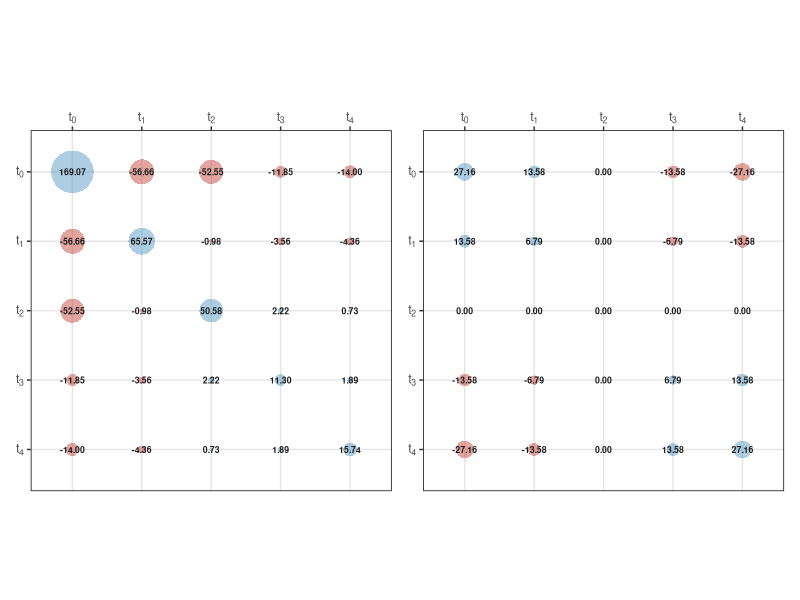
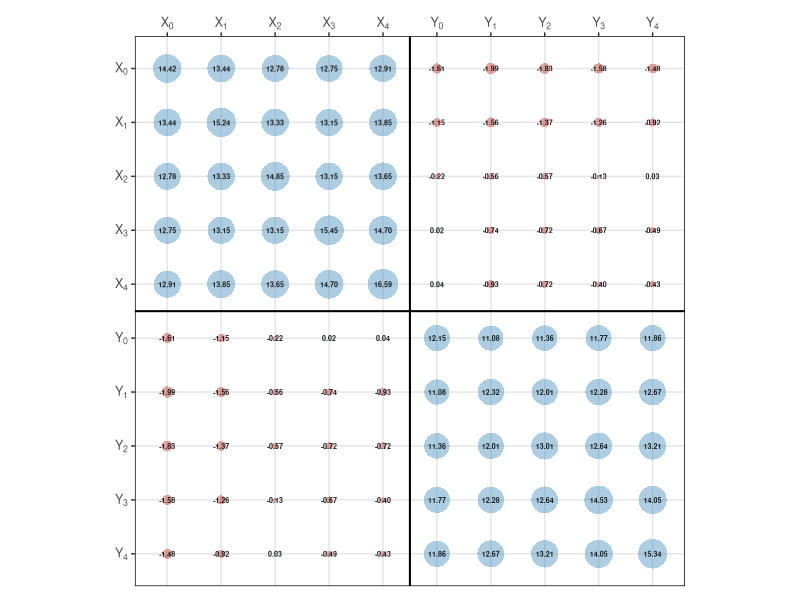
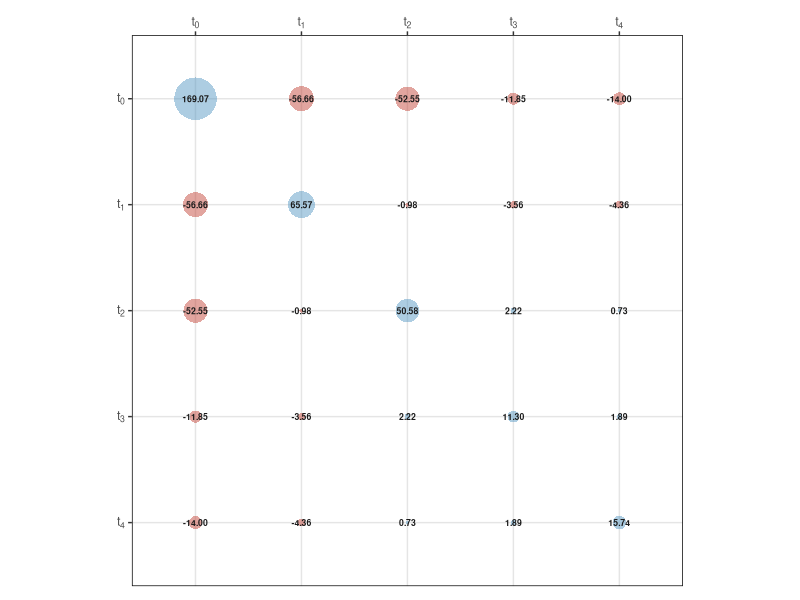
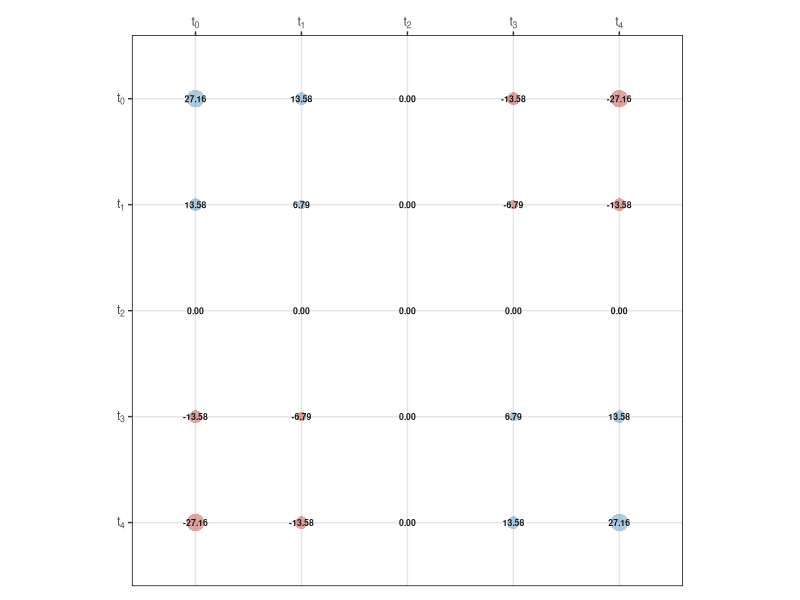
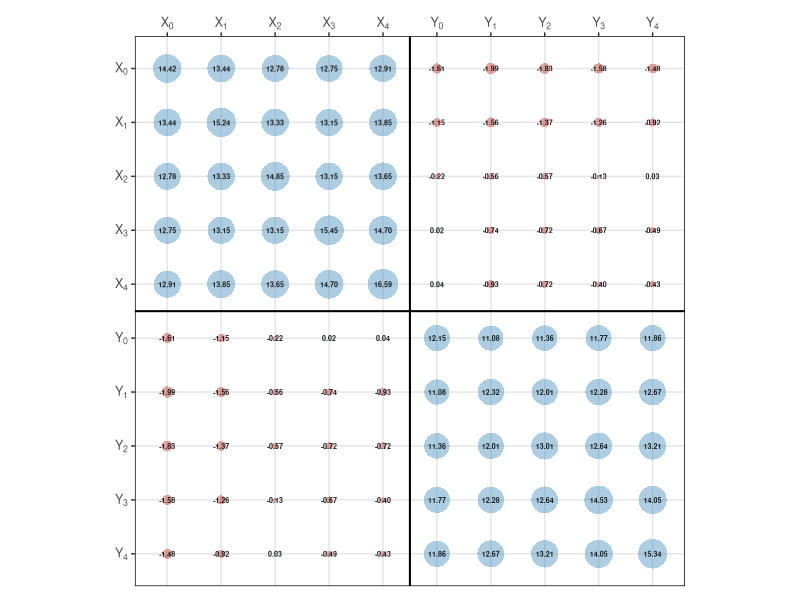

Source code (R) for these figures, in order:
# =============================================================================
# plot_weights_and_cov.R
#
# Panel 1 & 2 : 5x5 weight matrices (Strategy 1 & 2)
# Panel 3     : 10x10 joint variance/covariance matrix
#
#   - Size   : absolute value
#   - Colour : blue (positive) / red (negative)
#   - Text   : true value printed in centre of bubble
# =============================================================================

library(ggplot2)
library(dplyr)
library(patchwork)

T <- 5

# ── Weight matrices ───────────────────────────────────────────────────────────

W1 <- matrix(c(
  169.07, -56.66, -52.55, -11.85, -14.00,
  -56.66,  65.57,  -0.98,  -3.56,  -4.36,
  -52.55,  -0.98,  50.58,   2.22,   0.73,
  -11.85,  -3.56,   2.22,  11.30,   1.89,
  -14.00,  -4.36,   0.73,   1.89,  15.74
), nrow = T, byrow = TRUE)

W2 <- matrix(c(
   27.16,  13.58,  0.00, -13.58, -27.16,
   13.58,   6.79,  0.00,  -6.79, -13.58,
    0.00,   0.00,  0.00,   0.00,   0.00,
  -13.58,  -6.79,  0.00,   6.79,  13.58,
  -27.16, -13.58,  0.00,  13.58,  27.16
), nrow = T, byrow = TRUE)

# ── Joint variance/covariance matrix (10x10) ──────────────────────────────────

Sigma <- matrix(c(
  14.42, 13.44, 12.78, 12.75, 12.91, -1.61, -1.99, -1.83, -1.58, -1.48,
  13.44, 15.24, 13.33, 13.15, 13.85, -1.15, -1.56, -1.37, -1.26, -0.92,
  12.78, 13.33, 14.85, 13.15, 13.65, -0.22, -0.56, -0.57, -0.13,  0.03,
  12.75, 13.15, 13.15, 15.45, 14.70,  0.02, -0.74, -0.72, -0.67, -0.49,
  12.91, 13.85, 13.65, 14.70, 16.59,  0.04, -0.93, -0.72, -0.40, -0.43,
  -1.61, -1.15, -0.22,  0.02,  0.04, 12.15, 11.08, 11.36, 11.77, 11.86,
  -1.99, -1.56, -0.56, -0.74, -0.93, 11.08, 12.32, 12.01, 12.28, 12.67,
  -1.83, -1.37, -0.57, -0.72, -0.72, 11.36, 12.01, 13.01, 12.64, 13.21,
  -1.58, -1.26, -0.13, -0.67, -0.40, 11.77, 12.28, 12.64, 14.53, 14.05,
  -1.48, -0.92,  0.03, -0.49, -0.43, 11.86, 12.67, 13.21, 14.05, 15.34
), nrow = 2*T, byrow = TRUE)

# ── Labels ────────────────────────────────────────────────────────────────────

labels_T  <- paste0("t[", 0:(T-1), "]")
labels_2T <- c(paste0("X[", 0:(T-1), "]"), paste0("Y[", 0:(T-1), "]"))

# ── Helper: long-format data frame ───────────────────────────────────────────

make_df <- function(M, row_labs, col_labs) {
  n <- nrow(M)
  expand.grid(row = seq_len(n), col = seq_len(n)) |>
    mutate(
      val       = as.vector(M[cbind(row, col)]),
      row_label = factor(row_labs[row], levels = rev(row_labs)),
      col_label = factor(col_labs[col], levels = col_labs)
    )
}

df1    <- make_df(W1,    labels_T,  labels_T)
df2    <- make_df(W2,    labels_T,  labels_T)
df_cov <- make_df(Sigma, labels_2T, labels_2T)

# Size scales: shared for weight panels, separate for covariance
val_max_W   <- max(abs(W1), abs(W2))
val_max_cov <- max(abs(Sigma))

# ── Helper: build plot ────────────────────────────────────────────────────────

make_plot <- function(df,
                      val_max,
                      show_y_labels = TRUE,
                      max_size      = 14,
                      text_size     = 2.2,
                      sep_after     = NULL) {   # draw block separator after this col/row index
  p <- ggplot(df, aes(x = col_label, y = row_label)) +
    geom_point(
      aes(size = abs(val), colour = val > 0),
      shape = 16,
      alpha = 0.45
    ) +
    scale_colour_manual(
      values = c("TRUE" = "#4A90BF", "FALSE" = "#C0392B"),
      guide  = "none"
    ) +
    geom_text(
      aes(label = formatC(val, format = "f", digits = 2)),
      size     = text_size,
      colour   = "grey10",
      fontface = "bold"
    ) +
    scale_size_area(max_size = max_size, limits = c(0, val_max), guide = "none") +
    scale_x_discrete(labels = function(x) parse(text = x), position = "top") +
    scale_y_discrete(
      labels = if (show_y_labels) function(x) parse(text = x)
               else               function(x) rep("", length(x))
    ) +
    labs(x = NULL, y = NULL) +
    theme_bw(base_size = 11) +
    theme(

      axis.text.x      = element_text(size = 9),
      axis.text.y      = element_text(size = 9),
      panel.grid.major = element_line(colour = "grey90"),
      panel.grid.minor = element_blank(),
      panel.border     = element_rect(colour = "black", fill = NA),
      legend.position  = "none",
      plot.margin      = margin(10, 6, 10, 6)
    ) +
    coord_fixed()

  # Optional block separator lines (for 2x2 block structure)
  if (!is.null(sep_after)) {
    p <- p +
      geom_vline(xintercept = sep_after + 0.5, colour = "black", linewidth = 0.7) +
      geom_hline(yintercept = nlevels(df$row_label) - sep_after + 0.5,
                 colour = "black", linewidth = 0.7)
  }

  p
}

# ── Build panels ──────────────────────────────────────────────────────────────

p1 <- make_plot(df1,    val_max = val_max_W,   show_y_labels = TRUE)
p2 <- make_plot(df2,    val_max = val_max_W,   show_y_labels = TRUE)
p3 <- make_plot(df_cov, val_max = val_max_cov, show_y_labels = TRUE,
                max_size = 10, text_size = 1.8, sep_after = T)

# ── Layout: weight panels side by side ───────────────────────────────────────

weights <- p1 + p2 + plot_layout(ncol = 2)

print(weights)
print(p3)

# ── Save ──────────────────────────────────────────────────────────────────────

ggsave(
  filename = "weight_strat1_bubble_plot.pdf",
  plot     = p1,
  width    = 6,
  height   = 6,
  units    = "cm"
)

ggsave(
  filename = "weight_strat2_bubble_plot.pdf",
  plot     = p2,
  width    = 6,
  height   = 6,
  units    = "cm"
)

ggsave(
  filename = "cov_bubble_plot.pdf",
  plot     = p3,
  width    = 12,
  height   = 12,
  units    = "cm"
)

message("Plots saved to weight_bubble_plots.pdf and cov_bubble_plot.pdf")
